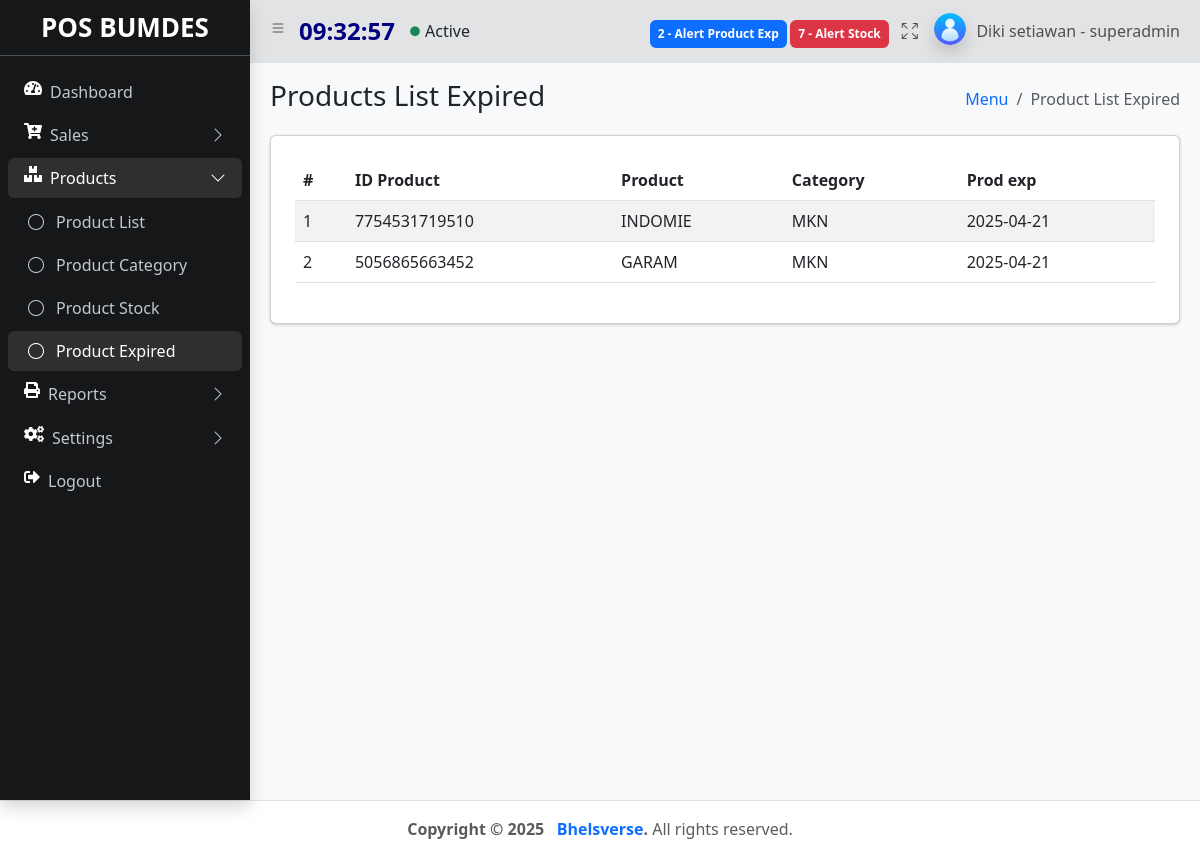
Screenshot of /index.php?&module=productExpired&action=list (signed in) with the database file from the repository.
### tables this page shows
CREATE TABLE `products` (
  `id` int(11) NOT NULL,
  `id_produk` varchar(50) NOT NULL,
  `nama_produk` varchar(100) NOT NULL,
  `id_kategori` varchar(11) NOT NULL,
  `stok` int(9) NOT NULL,
  `satuan` varchar(50) NOT NULL,
  `harga` int(9) NOT NULL,
  `product_exp` date DEFAULT NULL,
  `diskonitem` int(11) NOT NULL,
  `create_at` timestamp NOT NULL DEFAULT current_timestamp(),
  `update_at` timestamp NOT NULL DEFAULT current_timestamp()
);

CREATE TABLE `kategori` (
  `id_kategori` int(11) NOT NULL,
  `flag` text NOT NULL,
  `name` varchar(50) NOT NULL,
  `create_at` timestamp NOT NULL DEFAULT current_timestamp(),
  `update_at` timestamp NOT NULL DEFAULT current_timestamp()
);

### module/productExpired/list.php (the view, shortened to what this page needs)
<main class="app-main">
     <div class="app-content-header">
       <div class="container-fluid">
         <div class="row">
           <div class="col-sm-6"><h3 class="mb-0">Products List Expired</h3></div>
           <div class="col-sm-6">
             <ol class="breadcrumb float-sm-end">
               <li class="breadcrumb-item"><a href="#">Menu</a></li>
               <li class="breadcrumb-item active" aria-current="page">Product List Expired</li>
             </ol>
           </div>
         </div>
           <div class="col mt-2">
             <div class="card  mt-3 p-4">
           <table id="example" class="table table-striped">
                 <thead>
                   <tr>
                     <th scope="col">#</th>
                     <th scope="col">ID Product</th>
                     <th scope="col">Product</th>
                     <th scope="col">Category</th>
                     <th scope="col">Prod exp</th>
                   </tr>
                 </thead>
                 <tbody>
             <?php
             $query = "SELECT products.id_produk, products.nama_produk, products.stok, products.satuan, products.harga,products.product_exp, kategori.flag as flag_kategori FROM products INNER JOIN kategori ON products.id_kategori = kategori.id_kategori WHERE product_exp = DATE_ADD(CURDATE(), INTERVAL 1 DAY) AND product_exp > CURDATE()";
             $result = mysqli_query($koneksi, $query);
             if($result->num_rows > 0){
                 $no=1;
             while ($item = mysqli_fetch_assoc($result)) {
               echo "
                   <tr>
                     <td>$no</td>
                     <td>$item[id_produk]</td>
                     <td>$item[nama_produk]</td>
                     <td>$item[flag_kategori]</td>
                     <td> $item[product_exp]</td>
                   </tr>";
                   $no++;
                 };
                }else{
                 echo '<script>Swal.fire({
                 title: "Product List Expired empty!",
                 text: "You clicked the button!",
                 icon: "warning"
               });</script>';
                } ?>
                 </tbody>
               </table>
             </div>
           </div>
         </div>
       </div>
     </div>

### rows the page displays
products: id_produk "7754531719510", nama_produk "INDOMIE", id_kategori.flag "MKN", product_exp "2025-04-21"
products: id_produk "5056865663452", nama_produk "GARAM", id_kategori.flag "MKN", product_exp "2025-04-21"

### other values shown
$notifalertexp "2"
$notifalert "7"
$nama "Diki setiawan"
$role "superadmin"
